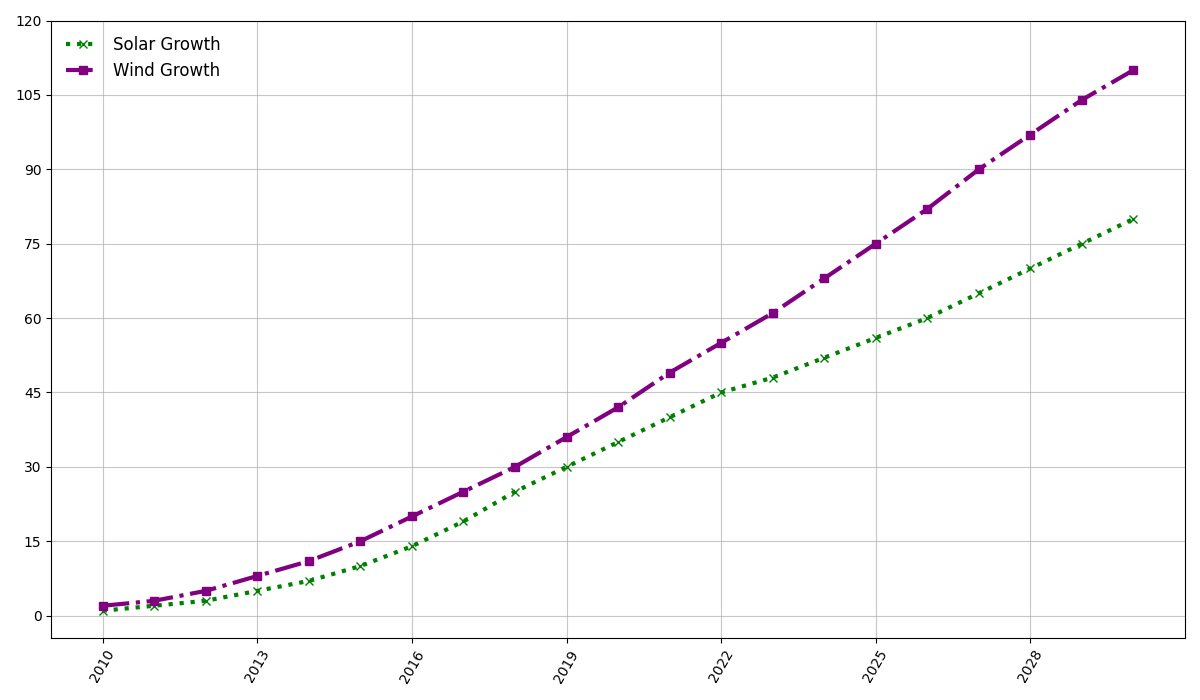

This figure's Python source:
import matplotlib.pyplot as plt
import numpy as np

years = np.arange(2010, 2031)
solar_growth = [1, 2, 3, 5, 7, 10, 14, 19, 25, 30, 35, 40, 45, 48, 52, 56, 60, 65, 70, 75, 80]
wind_growth = [2, 3, 5, 8, 11, 15, 20, 25, 30, 36, 42, 49, 55, 61, 68, 75, 82, 90, 97, 104, 110]

plt.figure(figsize=(12, 7))

# Altering the stylistic elements
plt.plot(years, solar_growth, color='green', marker='x', linewidth=3, linestyle=':')
plt.plot(years, wind_growth, color='purple', marker='s', linewidth=3, linestyle='-.')

# Modifying the grid and other elements
plt.grid(True, linestyle='-', alpha=0.7)
plt.xticks(years[::3], rotation=60)
plt.yticks(np.arange(0, 121, 15))

plt.legend(['Solar Growth', 'Wind Growth'], loc='upper left', fontsize=12, frameon=False)
plt.tight_layout()
plt.show()
